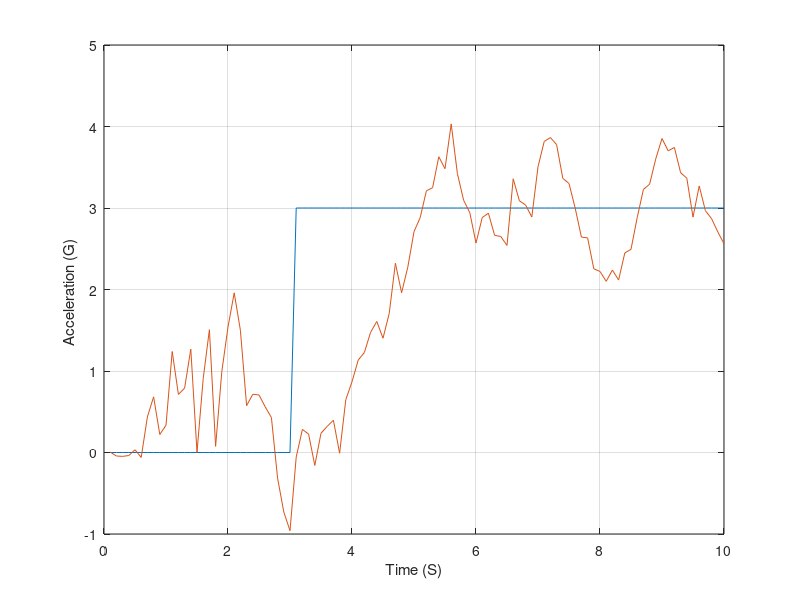

Write MATLAB code to recreate this figure.
clear
count=0;
ICONSTANT=1;
W=2;
TSTART=3.;
VC=4000.;
XNTIC=96.6;
YIC=0.;
VM=3000.;
HEDEG=0.;
HEDEGFIL=20.;
XNP=3.;
SIGRIN=.001;
TS=.1;
APN=0.;
TF=10.;
Y=YIC;
YD=-VM*HEDEG/57.3;
YDIC=YD;
TS2=TS*TS;
TS3=TS2*TS;
TS4=TS3*TS;
TS5=TS4*TS;
PHIN=XNTIC*XNTIC/TF;
RTM=VC*TF;
SIGNOISE=SIGRIN;
SIGPOS=RTM*SIGNOISE;
SIGN2=SIGPOS^2;
P11=SIGN2;
P12=0.;
P13=0.;
P22=(VM*HEDEGFIL/57.3)^2;
P23=0.;
P33=XNTIC*XNTIC;
T=0.;
H=.001;
S=0.;
YH=0.;
YDH=0.;
XNTH=0.;
XNC=0.;
while T <= (TF - 1e-5)
 	YOLD=Y;
	YDOLD=YD;
   	STEP=1;
   	FLAG=0;
	while STEP <=1
		if FLAG==1
         	Y=Y+H*YD;
         	YD=YD+H*YDD;
         	T=T+H;
         	STEP=2;
      end
      TGO=TF-T+.00001;
      RTM=VC*TGO;
      XLAM=Y/(VC*TGO);
      XLAMD=(RTM*YD+Y*VC)/(RTM^2);
		if ICONSTANT==1
			if T<TSTART
				XNTC=0.;
			else
				XNTC=XNTIC;
			end;
		elseif ICONSTANT==2
			if T<TSTART
				XNTC=0.;
			else
				XNTC=XNTIC*sin(W*T);
			end;
		else
			if T<TSTART
				XNTC=0.;
			else
				XNTC=XNTIC*sign(sin(W*(T-TSTART)));
			end;
		end;
      YDD=XNTC-XNC;
      FLAG=1;
   end
   FLAG=0;
 Y=.5*(YOLD+Y+H*YD);
 YD=.5*(YDOLD+YD+H*YDD);
S=S+H;
   if S>=(TS - 1e-5)
      	S=0.;
      	TGO=TF-T+.000001;
      	RTM=VC*TGO;
      	SIGNOISE=SIGRIN;
      	SIGPOS=RTM*SIGNOISE;
      	SIGN2=SIGPOS^2;
      	M11=P11+TS*P12+.5*TS2*P13+TS*(P12+TS*P22+.5*TS2*P23);
      	M11=M11+.5*TS2*(P13+TS*P23+.5*TS2*P33)+TS5*PHIN/20.;
      M12=P12+TS*P22+.5*TS2*P23+TS*(P13+TS*P23+.5*TS2*P33)+TS4*PHIN/8.;
      		M13=P13+TS*P23+.5*TS2*P33+PHIN*TS3/6.;
      		M22=P22+TS*P23+TS*(P23+TS*P33)+PHIN*TS3/3.;
      		M23=P23+TS*P33+.5*TS2*PHIN;
      		M33=P33+PHIN*TS;
      		K1=M11/(M11+SIGN2);
      		K2=M12/(M11+SIGN2);
      		K3=M13/(M11+SIGN2);
      		P11=(1.-K1)*M11;
      		P12=(1.-K1)*M12;
      		P13=(1.-K1)*M13;
      		P22=-K2*M12+M22;
      		P23=-K2*M13+M23;
      		P33=-K3*M13+M33;
				XLAMNOISE=SIGNOISE*randn;
      		YSTAR=RTM*(XLAM+XLAMNOISE);
      		RES=YSTAR-YH-TS*YDH-.5*TS*TS*(XNTH-XNC);
      		YH=K1*RES+YH+TS*YDH+.5*TS*TS*(XNTH-XNC);      
      		YDH=K2*RES+YDH+TS*(XNTH-XNC);
      		XNTH=K3*RES+XNTH;
      		XLAMDH=(YH+YDH*TGO)/(VC*TGO*TGO);
      		XNC=XNP*VC*XLAMDH+APN*.5*XNP*XNTH;
      		count=count+1;
				ArrayT(count)=T;
				ArrayXNTG(count)=XNTC/32.2;
      		ArrayXNTHG(count)=XNTH/32.2;
   	end
end
figure
plot(ArrayT,ArrayXNTG,ArrayT,ArrayXNTHG),grid
xlabel('Time (S)')
ylabel('Acceleration (G) ')
clc
output=[ArrayT',ArrayXNTG',ArrayXNTHG'];
save datfil.txt output  -ascii
disp 'simulation finished'
